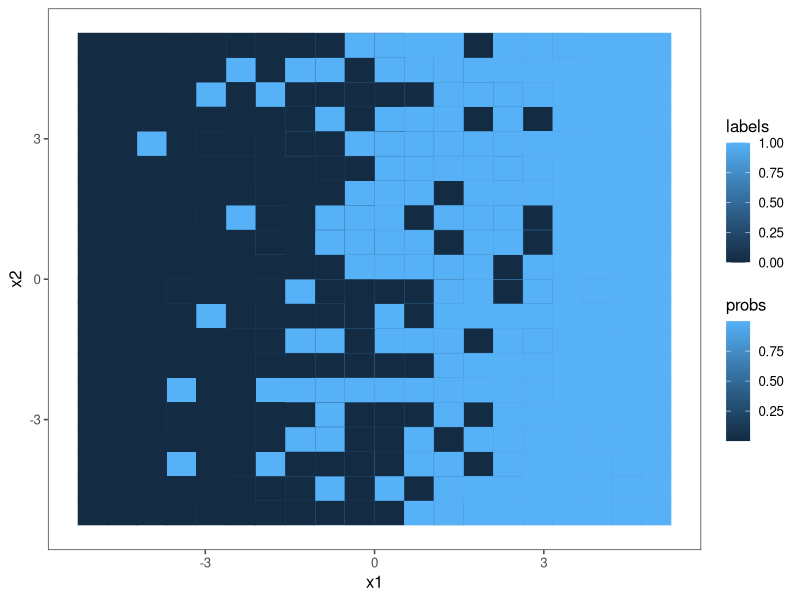
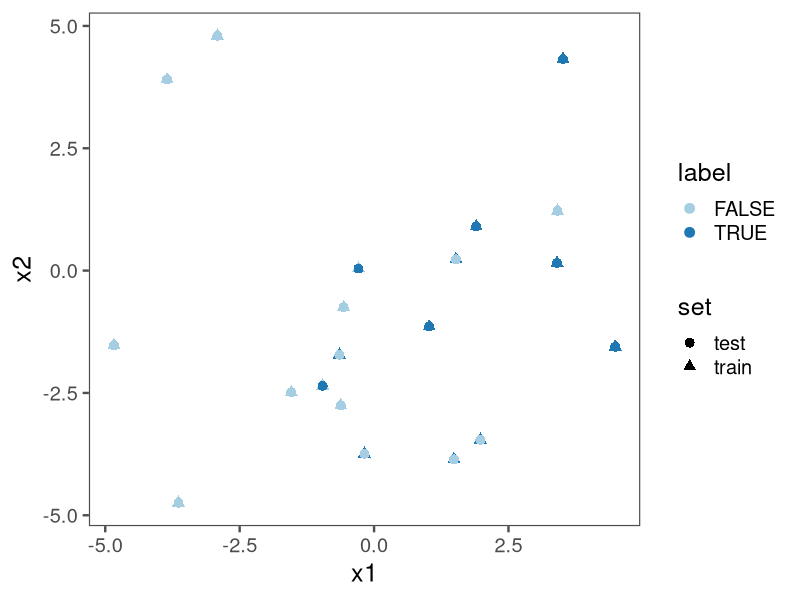
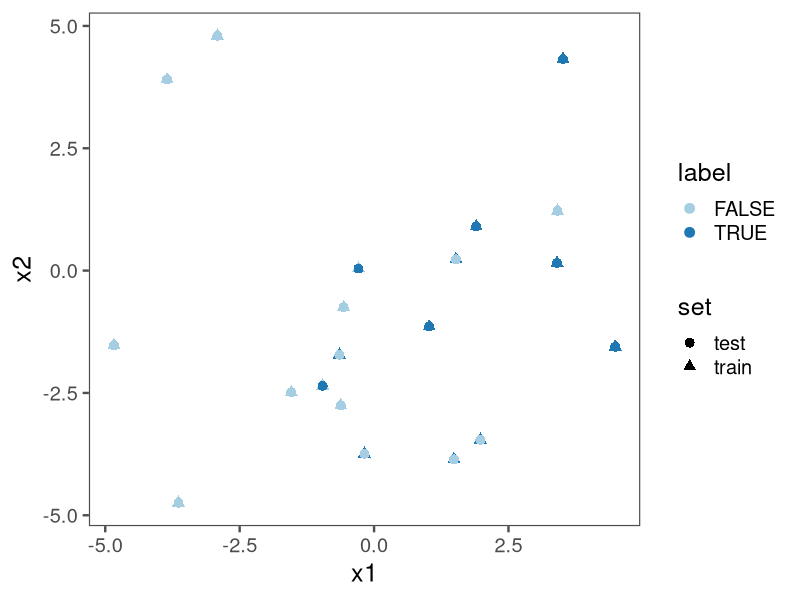

Here is the R script that generated these plots, in order:
library(ggplot2)
library(tidyr)
library(dplyr)
library(ggthemes)
library(RColorBrewer)
m = 0
b1 = 1
b2 = 0
sigma = 1
n.grid = 20
a = -5
b = 5

sigmoid = function(t) {
  return( 1 / (1 + exp(-t)) )
}

expand.grid(
  x1=seq(a,b,length.out=n.grid),
  x2=seq(a,b,length.out=n.grid)) %>%
  mutate(
    ydet = m + b1*x1 + b2*x2,
    y = mapply(function(m,s) {return(rnorm(1, mean=m, sd=s))}, ydet, sigma),
    probs = sigmoid(y),
    labels = sapply(probs, function(p) {return(rbinom(1,1,p))})) %>%
  ggplot(., aes(x1, x2, fill=labels, colour=probs)) +
  geom_tile() +
  theme_few()

n = 20
data = data.frame(
  x1 = runif(n, min=a, max=b),
  x2 = runif(n, min=a, max=b),
  set = c(rep('train', 50), rep('test', 50))) %>%
  mutate(
    ydet = m + b1*x1 + b2*x2,
    y = mapply(function(m,s) {return(rnorm(1, mean=m, sd=s))}, ydet, sigma),
    probs = sigmoid(y),
    label = (sapply(probs, function(p) {return(rbinom(1,1,p))})==1))
ggplot(data, aes(x1, x2, colour=label, shape=set)) +
  geom_point(size=3) +
  theme_few(base_size = 18) +
  scale_colour_brewer(palette = "Paired")
ggsave('logistic-data-plot.png', width=10, height=6)

data %>%
  select(x1, x2, label) %>%
  write.csv(., row.names = F, col.names = T, file = 'logistic-data.csv')